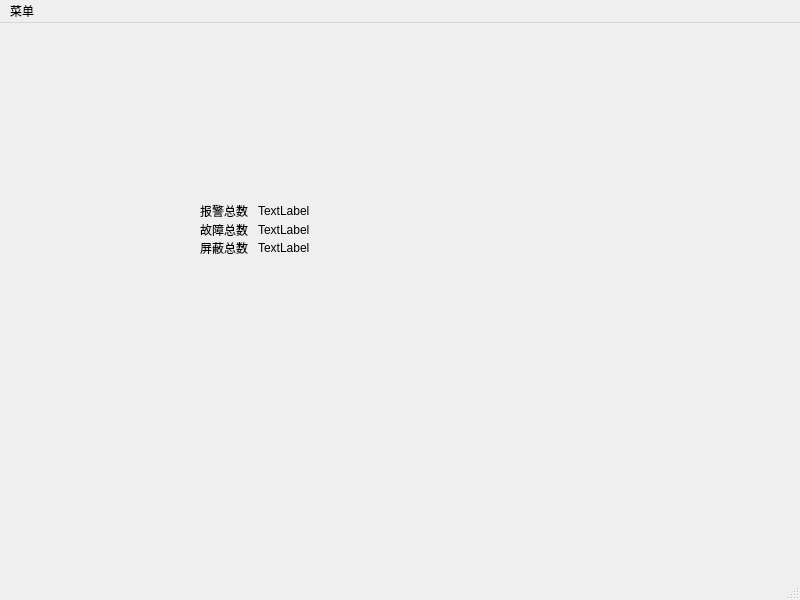
<?xml version="1.0" encoding="UTF-8"?>
<ui version="4.0">
 <class>MainWindow</class>
 <widget class="QMainWindow" name="MainWindow">
  <property name="geometry">
   <rect>
    <x>0</x>
    <y>0</y>
    <width>800</width>
    <height>600</height>
   </rect>
  </property>
  <property name="windowTitle">
   <string>MainWindow</string>
  </property>
  <widget class="QWidget" name="centralwidget">
   <widget class="QWidget" name="">
    <property name="geometry">
     <rect>
      <x>200</x>
      <y>181</y>
      <width>110</width>
      <height>50</height>
     </rect>
    </property>
    <layout class="QGridLayout" name="gridLayout">
     <item row="0" column="0">
      <widget class="QLabel" name="label">
       <property name="text">
        <string>报警总数</string>
       </property>
      </widget>
     </item>
     <item row="0" column="1">
      <widget class="QLabel" name="label_2">
       <property name="text">
        <string>TextLabel</string>
       </property>
      </widget>
     </item>
     <item row="1" column="0">
      <widget class="QLabel" name="label_3">
       <property name="text">
        <string>故障总数</string>
       </property>
      </widget>
     </item>
     <item row="1" column="1">
      <widget class="QLabel" name="label_4">
       <property name="text">
        <string>TextLabel</string>
       </property>
      </widget>
     </item>
     <item row="2" column="0">
      <widget class="QLabel" name="label_5">
       <property name="text">
        <string>屏蔽总数</string>
       </property>
      </widget>
     </item>
     <item row="2" column="1">
      <widget class="QLabel" name="label_6">
       <property name="text">
        <string>TextLabel</string>
       </property>
      </widget>
     </item>
    </layout>
   </widget>
  </widget>
  <widget class="QMenuBar" name="menubar">
   <property name="geometry">
    <rect>
     <x>0</x>
     <y>0</y>
     <width>800</width>
     <height>23</height>
    </rect>
   </property>
   <widget class="QMenu" name="menu">
    <property name="title">
     <string>菜单</string>
    </property>
    <addaction name="separator"/>
    <addaction name="separator"/>
    <addaction name="separator"/>
    <addaction name="separator"/>
   </widget>
   <addaction name="menu"/>
  </widget>
  <widget class="QStatusBar" name="statusbar"/>
 </widget>
 <resources/>
 <connections/>
</ui>
